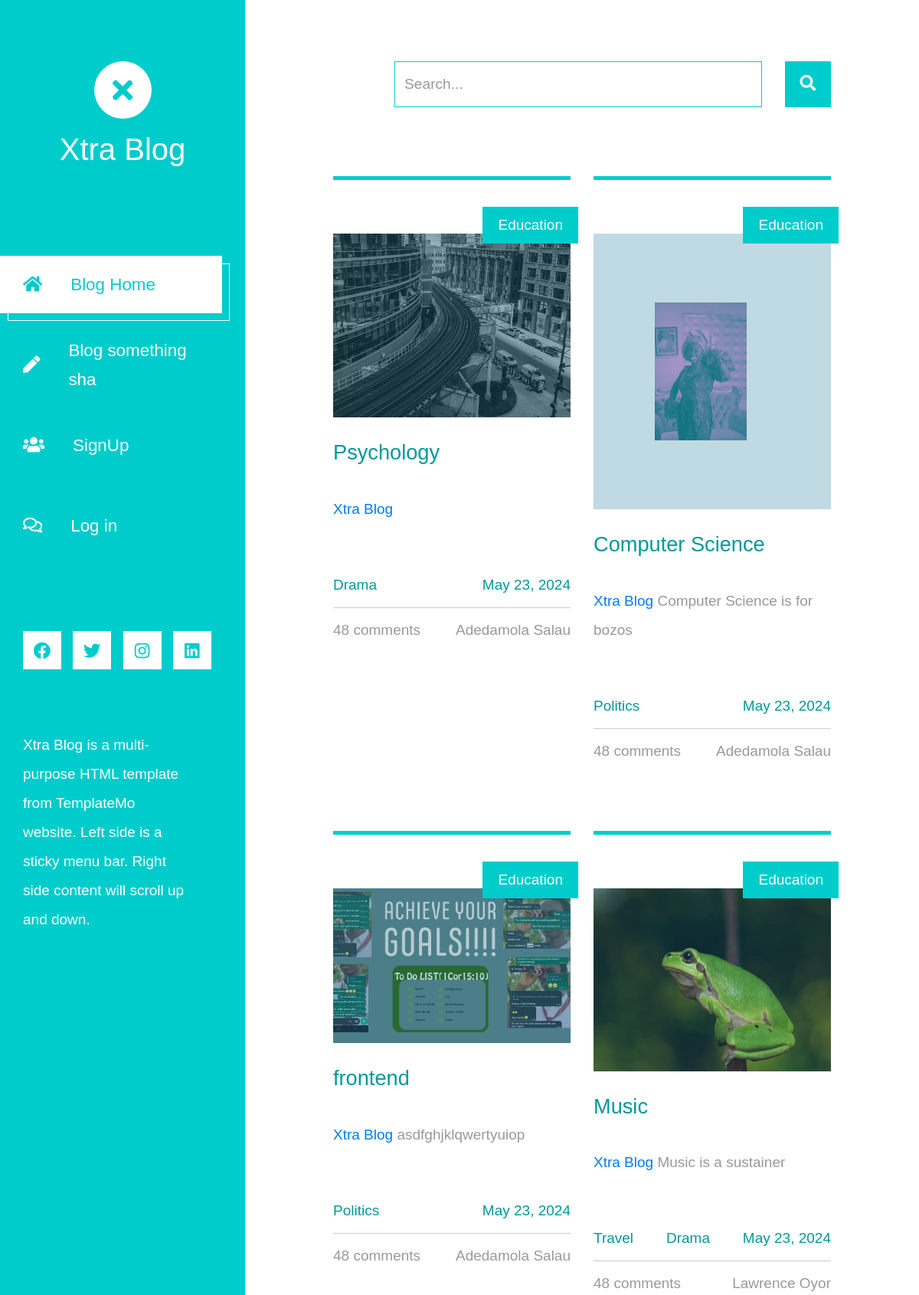
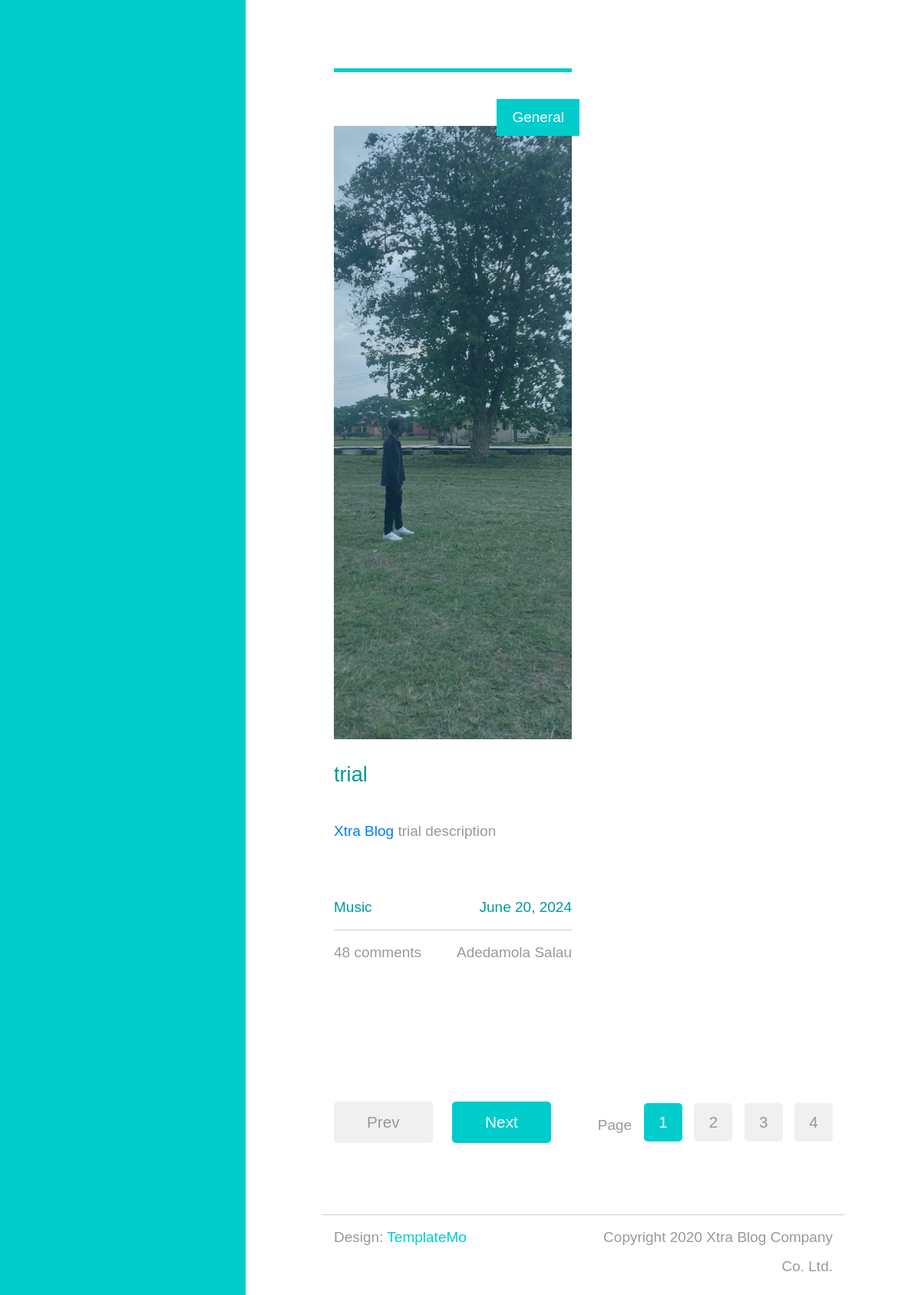
The page / on the database its author committed (2 pictures, top to bottom).
### blogapp/models.py (models this page shows, shortened)
class BlogPost(models.Model):
    title =models.CharField(max_length=200)
    description=models.TextField(null=True, blank=True)
    post = models.TextField()
    author = models.CharField(max_length=200)
    owner = models.ForeignKey(User,on_delete=models.SET_NULL,null=True,blank=True)
    published_date=models.DateField(auto_now_add=True)
    update_at= models.DateTimeField(auto_now=True)
    category= models.ForeignKey(category,on_delete=models.CASCADE,default=4)
    blog_image = models.ImageField(upload_to="blogs",null=True,blank=True)
    tag = models.ManyToManyField(tag)

class category(models.Model):
    name= models.CharField(max_length=50)
    def __str__(self) -> str:
        return self.name

class tag (models.Model):
    name = models.CharField(max_length=50)

### blogapp/views.py (the view)
# urls.py: path('', home_page_view, name='home'),
def home_page_view(request):
    posts = BlogPost.objects.all
    return render(request,"main/index.html",{'posts': posts})

### templates/main/index.html
{%extends "base.html"%}
{%block quote%}
            <div class="row tm-row">
                {%for post in posts%}
                <article class="col-12 col-md-6 tm-post">
                    <hr class="tm-hr-primary">
                    <a href="{%url 'blog-detail' post.id %}" class="effect-lily tm-post-link tm-pt-60">
                        <div class=" tm-post-link-inner">
                            <img src="{{post.blog_image.url}}" alt="Image" class="img-fluid">
                        </div>
                        <span class="position-absolute tm-new-badge">{{post.category}}</span>
                        <h2 class="tm-pt-30 tm-color-primary tm-post-title">{{post.title}}</h2>
                    </a>
                    <p class="tm-pt-30">
                        <a rel="nofollow" href="https://templatemo.com/tm-553-xtra-blog" target="_blank">Xtra Blog</a> {{post.description}}
                    </p>
                    <div class="d-flex justify-content-between tm-pt-45">
                        {%for t in post.tag.all %}
                        <span class="tm-color-primary">{{t.name}}</span>
                        {%endfor%}
                        <span class="tm-color-primary">{{post.published_date}}</span>
                    </div>
                    <hr>
                    <div class="d-flex justify-content-between">
                        <span>48 comments</span>
                        <span>{{post.author}}</span>
                    </div>
                </article>
                 {% endfor %}
            </div>
            <div class="row tm-row tm-mt-100 tm-mb-75">
                <div class="tm-prev-next-wrapper">
                    <a href="#" class="mb-2 tm-btn tm-btn-primary tm-prev-next disabled tm-mr-20">Prev</a>
                    <a href="#" class="mb-2 tm-btn tm-btn-primary tm-prev-next">Next</a>
                </div>
                <div class="tm-paging-wrapper">
                    <span class="d-inline-block mr-3">Page</span>
                    <nav class="tm-paging-nav d-inline-block">
                        <ul>
                            <li class="tm-paging-item active">
                                <a href="#" class="mb-2 tm-btn tm-paging-link">1</a>
                            </li>
                            <li class="tm-paging-item">
                                <a href="#" class="mb-2 tm-btn tm-paging-link">2</a>
                            </li>
                            <li class="tm-paging-item">
                                <a href="#" class="mb-2 tm-btn tm-paging-link">3</a>
                            </li>
                            <li class="tm-paging-item">
                                <a href="#" class="mb-2 tm-btn tm-paging-link">4</a>
                            </li>
                        </ul>
                    </nav>
                </div>
            </div>
    {%endblock quote%}

### templates/base.html (shortened to what this page needs)
{% load static %}
<!DOCTYPE html>
<html lang="en">
<head>
	<link rel="stylesheet" href="{%static 'fontawesome/css/all.min.css'%}">
    <link href="{%static 'css/bootstrap.min.css'%}" rel="stylesheet">
    <link href="{%static 'css/templatemo-xtra-blog.css'%}" rel="stylesheet">
</head>
<body>
	<header class="tm-header" id="tm-header">
        <div class="tm-header-wrapper">
            <div class="tm-site-header">
                <div class="mb-3 mx-auto tm-site-logo"><i class="fas fa-times fa-2x"></i></div>
                <h1 class="text-center">Xtra Blog</h1>
            </div>
            <nav class="tm-nav" id="tm-nav">
                <ul>
                    {%if user.is_authenticated%}
                    <li class="tm-nav-item active"><a href="index.html" class="tm-nav-link">
                        <i class="fas fa-home"></i>
                        Blog Home
                    </a></li>
                    <li class="tm-nav-item"><a href="{% url 'user-posts'%}" class="tm-nav-link">
                        <i class="fas fa-pen"></i>
                       Posts
                    </a></li>
                    <form action="{%url 'user-logout'%}" method="post">
                    <button type="submit" class="tm-nav-item">
                        {%csrf_token%}
                        <i class="fas fa-users"></i>
                        LogOut
                    </button>
                   </form>
                    <li class="tm-nav-item"><a href="{% url 'user-login'%}" class="tm-nav-link">
                        <i class="far fa-comments"></i>
                    {{user.username}}
                    </a></li>
                    {%else%}
                    <li class="tm-nav-item active"><a href="index.html" class="tm-nav-link">
                        <i class="fas fa-home"></i>
                        Blog Home
                    </a></li>
                    <li class="tm-nav-item"><a href="" class="tm-nav-link">
                        <i class="fas fa-pen"></i>
                       Blog something sha
                    </a></li>
                    <li class="tm-nav-item"><a href="{% url 'user-signup'%}" class="tm-nav-link">
                        <i class="fas fa-users"></i>
                        SignUp
                    </a></li>
                    <li class="tm-nav-item"><a href="{% url 'user-login'%}" class="tm-nav-link">
                        <i class="far fa-comments"></i>
                        Log in
                    </a></li>
                </ul>
                {%endif%}
            </nav>
            <div class="tm-mb-65">
                <a rel="nofollow" href="https://fb.com/templatemo" class="tm-social-link">
                    <i class="fab fa-facebook tm-social-icon"></i>
                </a>
                <a href="https://twitter.com" class="tm-social-link">
                    <i class="fab fa-twitter tm-social-icon"></i>
                </a>
                <a href="https://instagram.com" class="tm-social-link">
                    <i class="fab fa-instagram tm-social-icon"></i>
                </a>
                <a href="https://linkedin.com" class="tm-social-link">
                    <i class="fab fa-linkedin tm-social-icon"></i>
                </a>
            </div>
            <p class="tm-mb-80 pr-5 text-white">
                Xtra Blog is a multi-purpose HTML template from TemplateMo website. Left side is a sticky menu bar. Right side content will scroll up and down.
            </p>
        </div>
    </header>
    <div class="container-fluid">
        <main class="tm-main">
            <div class="row tm-row">
                <div class="col-12">
                    <form method="GET" class="form-inline tm-mb-80 tm-search-form">
                        <input class="form-control tm-search-input" name="query" type="text" placeholder="Search..." aria-label="Search">
                        <button class="tm-search-button" type="submit">
                            <i class="fas fa-search tm-search-icon" aria-hidden="true"></i>
                        </button>
                    </form>
                </div>
            </div>
    {%block quote%}
    {%endblock quote%}
    <footer class="row tm-row">
        <hr class="col-12">
        <div class="col-md-6 col-12 tm-color-gray">
            Design: <a rel="nofollow" target="_parent" href="https://templatemo.com" class="tm-external-link">TemplateMo</a>
        </div>
        <div class="col-md-6 col-12 tm-color-gray tm-copyright">
            Copyright 2020 Xtra Blog Company Co. Ltd.
        </div>
    </footer>
</main>
</div>
</body>
</html>

### rows shown on the page
BlogPost: blog_image (picture), category "Education", title "Psychology", published_date "May 23, 2024", author "Adedamola Salau"
tag: name "Drama"
BlogPost: blog_image (picture), category "Education", title "Computer Science", description "Computer Science is for bozos", published_date "May 23, 2024", author "Adedamola Salau"
tag: name "Politics"
BlogPost: blog_image (picture), category "Education", title "frontend", description "asdfghjklqwertyuiop", published_date "May 23, 2024", author "Adedamola Salau"
BlogPost: blog_image (picture), category "Education", title "Music", description "Music is a sustainer", published_date "May 23, 2024", author "Lawrence Oyor"
tag: name "Travel"
BlogPost: blog_image (picture), category "General", title "trial", description "trial description", published_date "June 20, 2024", author "Adedamola Salau"
tag: name "Music"
